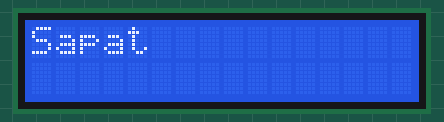
This sketch was run on a simulated Arduino Uno, built with avr-gcc and run on an emulated ATmega328P. On the bench: 16×2 character LCD.

Above: at 4.2 s.
At 8.9 s:
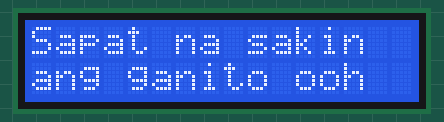
At 15.3 s:
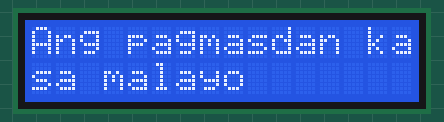
At 20.9 s:
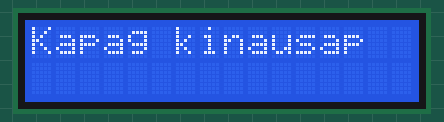
At 28.3 s:
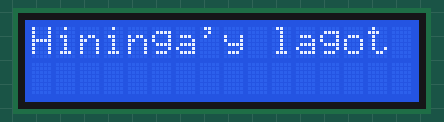
At 35.6 s:
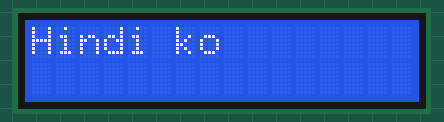

The sketch:

waltzoffourfeet-lyrics.ino
```cpp
#include <Wire.h>
#include <LiquidCrystal_I2C.h>

LiquidCrystal_I2C lcd(0x27, 16, 2);

struct WordStep {
  unsigned long timeMs;
  const char* word;
  uint8_t col;
  uint8_t row;
  bool clearScreen;
};

const WordStep lyrics[] = {
  {   2800, "Sapat",          0, 0, true  },
  {   3820, "na",             6, 0, false },
  {   4100, "sakin",          9, 0, false },
  {   4820, "ang",            0, 1, false },
  {   5480, "ganito",         4, 1, false },
  {   7460, "ooh",           11, 1, false },
  {  11160, "Ang",            0, 0, true  },
  {  11440, "pagmasdan",      4, 0, false },
  {  12440, "ka",            14, 0, false },
  {  13480, "sa",             0, 1, false },
  {  13820, "malayo",         3, 1, false },
  {  18820, "Kapag",          0, 0, true  },
  {  19500, "kinausap",       6, 0, false },
  {  22800, "walang",         0, 1, false },
  {  23480, "masagot",        7, 1, false },
  {  26800, "Hininga'y lagot", 0, 0, true  },
  {  31800, "Hindi",          0, 0, true  },
  {  34140, "ko",             6, 0, false },
  {  35780, "naman",          9, 0, false },
  {  36460, "yata",           0, 1, false },
  {  37500, "ikamamatay",     5, 1, false },
  {  39500, "kung",           0, 0, true  },
  {  39820, "hindi",          5, 0, false },
  {  42140, "ko",            11, 0, false },
  {  43500, "mahawakan",      0, 1, false },
  {  45520, "ang",           10, 1, false },
  {  45880, "iyong",          0, 0, true  },
  {  46780, "kamay",        6, 0, false },
  {  47820, "Handa",          0, 0, true  },
  {  48460, "akong",          6, 0, false },
  {  49480, "mabuhay",        0, 1, false },
  {  50460, "sa",             8, 1, false },
  {  51120, "aking",         11, 1, false },
  {  51460, "kalokohan",    0, 0, true  },
  {  55480, "Kung",           0, 0, true  },
  {  55840, "wala",           5, 0, false },
  {  56460, "ka",            10, 0, false },
  {  57460, "sa",            13, 0, false },
  {  57780, "aking",          0, 1, false },
  {  58160, "buhay,",         6, 1, false },
  {  58840, "walang",         0, 0, true  },
  {  59460, "kalungkutan",    0, 1, false }
};

const int totalWords = sizeof(lyrics) / sizeof(lyrics[0]);
int currentWordIndex = 0;
unsigned long startPlaybackTime = 0;

void setup() {
  lcd.init();
  lcd.backlight();
  lcd.clear();
  lcd.setCursor(0, 0);
  lcd.print("@rence.szkyrob");
  delay(1300);
  lcd.clear();
  startPlaybackTime = millis();
}

void loop() {
  unsigned long elapsed = millis() - startPlaybackTime;
  if (currentWordIndex < totalWords) {
    if (elapsed >= lyrics[currentWordIndex].timeMs) {
      if (lyrics[currentWordIndex].clearScreen) {
        lcd.clear();
      }
      lcd.setCursor(lyrics[currentWordIndex].col, lyrics[currentWordIndex].row);
      lcd.print(lyrics[currentWordIndex].word);
      currentWordIndex++;
    }
  }
}
```

Measured:
- what the display in image 0 shows lasts 1.0 s, from 4.2 s to 5.2 s
- what the display in image 1 shows lasts 3.8 s, from 8.8 s to 12.6 s
- what the display in image 2 shows lasts 5.0 s, from 15.2 s to 20.2 s
- what the display in image 3 shows lasts 3.3 s, from 20.9 s to 24.2 s
- what the display in image 5 shows lasts 1.7 s, from 35.5 s to 37.2 s
